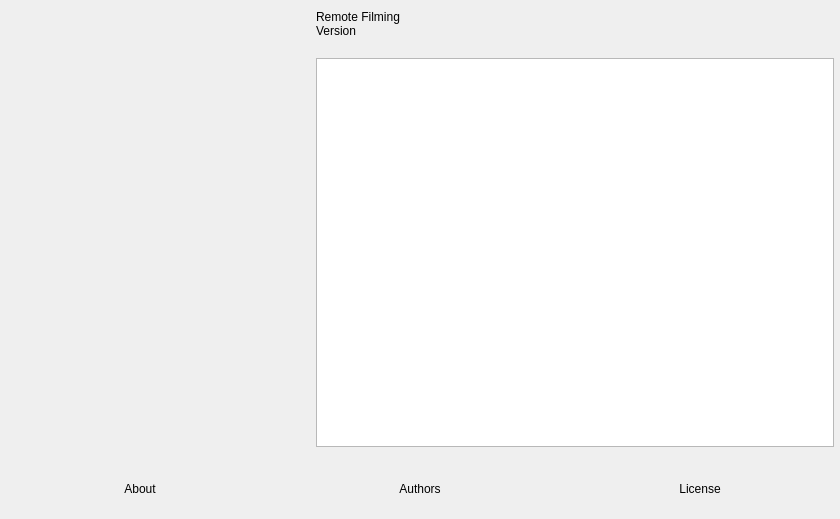
<?xml version="1.0" encoding="UTF-8"?>
<ui version="4.0">
 <class>OBSAbout</class>
 <widget class="QWidget" name="OBSAbout">
  <property name="geometry">
   <rect>
    <x>0</x>
    <y>0</y>
    <width>840</width>
    <height>519</height>
   </rect>
  </property>
  <property name="windowTitle">
   <string>About</string>
  </property>
  <layout class="QVBoxLayout" name="verticalLayout_2">
   <property name="leftMargin">
    <number>0</number>
   </property>
   <property name="topMargin">
    <number>0</number>
   </property>
   <property name="rightMargin">
    <number>0</number>
   </property>
   <property name="bottomMargin">
    <number>0</number>
   </property>
   <item>
    <layout class="QHBoxLayout" name="horizontalLayout_2">
     <property name="spacing">
      <number>30</number>
     </property>
     <property name="leftMargin">
      <number>30</number>
     </property>
     <property name="topMargin">
      <number>10</number>
     </property>
     <property name="rightMargin">
      <number>6</number>
     </property>
     <property name="bottomMargin">
      <number>6</number>
     </property>
     <item>
      <widget class="QLabel" name="icon">
       <property name="minimumSize">
        <size>
         <width>256</width>
         <height>256</height>
        </size>
       </property>
       <property name="maximumSize">
        <size>
         <width>256</width>
         <height>256</height>
        </size>
       </property>
       <property name="text">
        <string/>
       </property>
       <property name="pixmap">
        <pixmap>:res/images/obs.png</pixmap>
       </property>
       <property name="scaledContents">
        <bool>true</bool>
       </property>
      </widget>
     </item>
     <item>
      <layout class="QVBoxLayout" name="verticalLayout">
       <property name="spacing">
        <number>0</number>
       </property>
       <item>
        <widget class="QLabel" name="name">
         <property name="text">
          <string notr="true">Remote Filming</string>
         </property>
        </widget>
       </item>
       <item>
        <widget class="QLabel" name="version">
         <property name="text">
          <string notr="true">Version</string>
         </property>
        </widget>
       </item>
       <item>
        <spacer name="verticalSpacer">
         <property name="orientation">
          <enum>Qt::Vertical</enum>
         </property>
         <property name="sizeType">
          <enum>QSizePolicy::Fixed</enum>
         </property>
         <property name="sizeHint" stdset="0">
          <size>
           <width>20</width>
           <height>20</height>
          </size>
         </property>
        </spacer>
       </item>
       <item>
        <widget class="QTextBrowser" name="textBrowser">
         <property name="openExternalLinks">
          <bool>true</bool>
         </property>
        </widget>
       </item>
      </layout>
     </item>
    </layout>
   </item>
   <item>
    <widget class="QFrame" name="widget">
     <property name="minimumSize">
      <size>
       <width>0</width>
       <height>60</height>
      </size>
     </property>
     <layout class="QHBoxLayout" name="horizontalLayout">
      <property name="spacing">
       <number>0</number>
      </property>
      <property name="leftMargin">
       <number>0</number>
      </property>
      <property name="topMargin">
       <number>0</number>
      </property>
      <property name="rightMargin">
       <number>0</number>
      </property>
      <property name="bottomMargin">
       <number>0</number>
      </property>
      <item>
       <widget class="ClickableLabel" name="about">
        <property name="text">
         <string>About</string>
        </property>
        <property name="alignment">
         <set>Qt::AlignCenter</set>
        </property>
       </widget>
      </item>
      <item>
       <widget class="ClickableLabel" name="authors">
        <property name="text">
         <string>Authors</string>
        </property>
        <property name="alignment">
         <set>Qt::AlignCenter</set>
        </property>
       </widget>
      </item>
      <item>
       <widget class="ClickableLabel" name="license">
        <property name="text">
         <string>License</string>
        </property>
        <property name="alignment">
         <set>Qt::AlignCenter</set>
        </property>
       </widget>
      </item>
     </layout>
    </widget>
   </item>
  </layout>
 </widget>
 <customwidgets>
  <customwidget>
   <class>ClickableLabel</class>
   <extends>QLabel</extends>
   <header>clickable-label.hpp</header>
  </customwidget>
 </customwidgets>
 <resources/>
 <connections/>
</ui>
